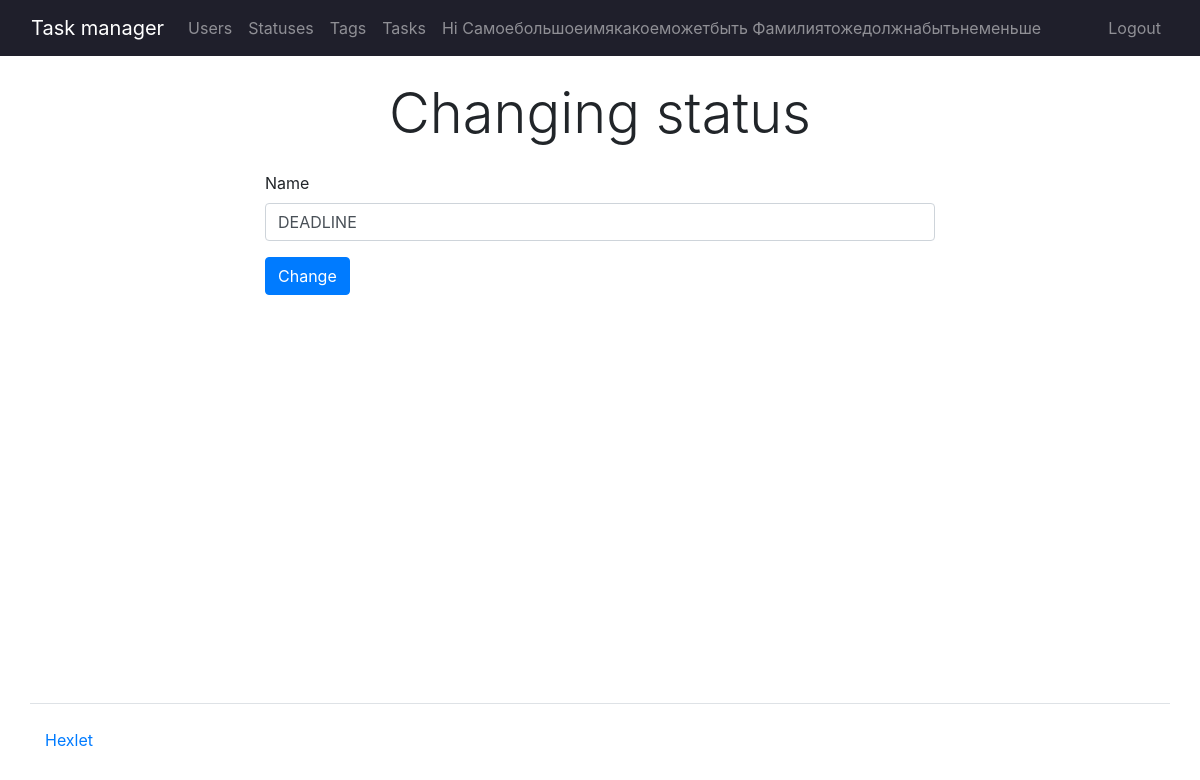
Screenshot of /statuses/1/update/ (signed in) with the database file from the repository.
### task_manager/users/models.py (models this page shows, shortened)
class CustomUser(AbstractUser):
    groups = models.ManyToManyField(
        "auth.Group",
        blank=True,
        related_name="customuser_set",
        related_query_name="customuser",
    )
    user_permissions = models.ManyToManyField(
        "auth.Permission",
        blank=True,
        related_name="customuser_set",
        related_query_name="customuser",
    )
    def __str__(self):
        return f'{self.first_name} {self.last_name}'

### task_manager/statuses/models.py (models this page shows, shortened)
class Statuses(models.Model):
    title = models.CharField(max_length=255, verbose_name=_("name"))
    created_at = models.DateTimeField(auto_now_add=True)

### task_manager/statuses/views.py (the view)
# urls.py: path("<int:pk>/update/", UpdateStatusView.as_view(), name="update_status"),
class UpdateStatusView(StatusLoginMixin, SuccessMessageMixin, UpdateView):
    model = Statuses
    template_name = "statuses/create.html"
    form_class = StatusModel
    success_message = _("Status successfully changed")
    extra_context = {
        "table_name": _("Changing status"),
        "button_name": _("Change"),
    }

### task_manager/statuses/forms.py
class StatusModel(forms.ModelForm):
    class Meta:
        model = Statuses
        fields = ["title"]

### task_manager/templates/statuses/create.html (shortened to what this page needs)
{% extends 'base.html' %}
{% load i18n %}
{% load bootstrap4 %}
{% block content %}
<div class="container mx-auto" style="width: 700px;">
    <div class="text-center mb-4">
        <h1 class="display-4">{{ table_name }}</h1>
    </div>
    <form method="post">
        {% bootstrap_form form %}
        <input class="btn btn-primary" type="submit" value="{{ button_name }}">
    </form>
</div>
{% endblock content %}

### task_manager/templates/navbar.html (shortened to what this page needs)
{% load bootstrap4 %}
{% load i18n %}
<nav class="navbar navbar-expand-md navbar-dark px-3" style="background-color: rgb(31, 31, 43);">
    <div class="container-fluid">
      <a class="navbar-brand" href="/">{% translate "Task manager" %}</a>
      <div class="collapse navbar-collapse" id="navbarNavAltMarkup">
        <ul class="navbar-nav mr-auto">
          <li class="nav-item">
            <a class="nav-link" href="{% url 'users' %}">{% translate "Users" %}</a>
          </li>
        {% if request.user.is_authenticated %}
          <li class="nav-item">
            <a class="nav-link" href="{% url 'statuses' %}">{% translate "Statuses" %}</a>
          </li>
          <li class="nav-item">
            <a class="nav-link" href="#">{% translate "Tags" %}</a>
          </li>
          <li class="nav-item">
            <a class="nav-link" href="{% url 'tasks' %}">{% translate "Tasks" %}</a>
          </li>
          <li class="nav-item">
            <a class="nav-link" href="#">Hi {{request.user | title}}</a>
          </li>
        </ul>
        <ul class="navbar-nav ms-auto">
          <li class="nav-item">
            <a class="nav-link" href="{% url 'logout' %}">{% translate "Logout" %}</a>
          </li>
        </ul>
        {% endif %}
      </div>
    </div>
</nav>

### rows the page displays
CustomUser: user "Самоебольшоеимякакоеможетбыть Фамилиятожедолжнабытьнеменьше"
Statuses: title "DEADLINE"

### other values shown
{{ table_name }} "Changing status"
